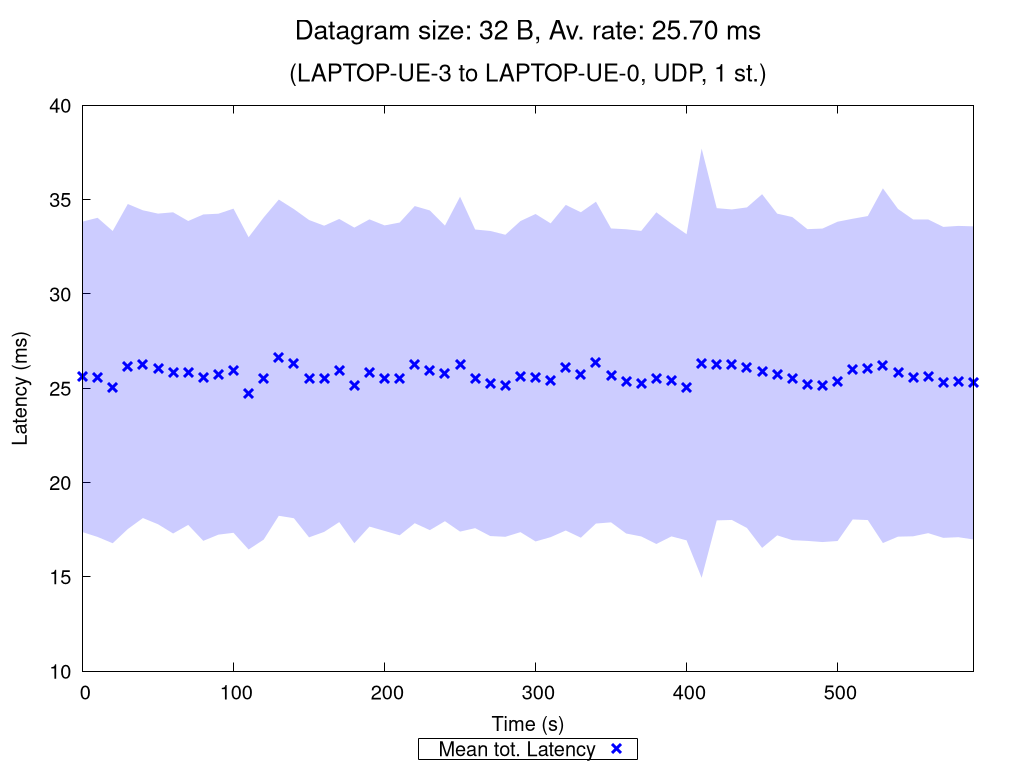

This chart was generated by the following gnuplot code:
set terminal pngcairo nocrop enhanced size 1024,768 font "Verdana,15"
set output "UDP_1_st_2020_10_12_02-40-30_two2one_00032B.png"

set title "{/=20 Datagram size: 32 B, Av. rate: 25.70 ms}\n\n{/=18 (LAPTOP-UE-3 to LAPTOP-UE-0, UDP, 1 st.)}"

set xlabel "Time (s)"
set ylabel "Latency (ms)"
set ytics nomirror
set key bmargin center horizontal box samplen 1 width -1
set bmargin 4.6
set rmargin 4.5

rf = 1.0  # rate factor
set style fill transparent solid 0.2 noborder
set autoscale xfix
plot "UDP_1_st_2020_10_12_02-40-30_two2one_00032B_iperf_processed.dat" using 1:($2/rf-$3/rf):($2/rf+$3/rf) with filledcurves lc rgb "blue" notitle, \
     "" using 1:($2/rf) with points pt 2 ps 1.5 lw 3 lc rgb "blue" title "Mean tot. Latency", \
